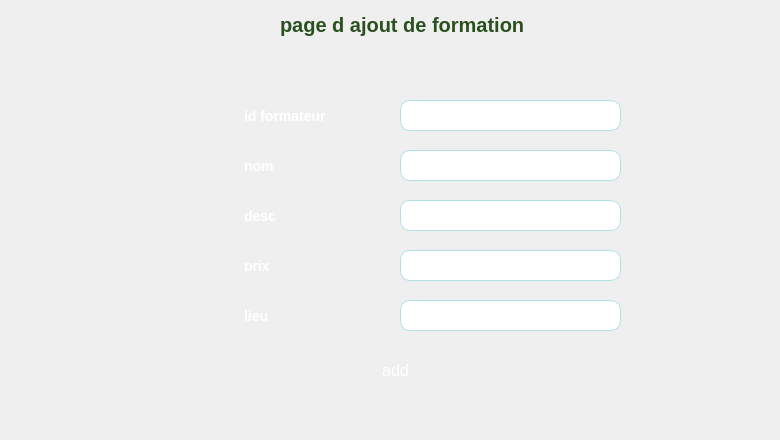
      <widget class="QWidget" name="page_6">
       <widget class="QWidget" name="widget_2" native="true">
        <property name="geometry">
         <rect>
          <x>10</x>
          <y>60</y>
          <width>761</width>
          <height>371</height>
         </rect>
        </property>
        <property name="maximumSize">
         <size>
          <width>16777213</width>
          <height>167772</height>
         </size>
        </property>
        <property name="styleSheet">
         <string notr="true">QWidget
{
    background: qlineargradient(x1:0, y1:0, x2:1, y2:0,
                                stop:0 #87CEEB,  /* Couleur de départ : bleu ciel clair */
                                stop:1 #B0E0E6); /* Couleur de fin : bleu poudre */
    border-radius: 40px;
}
</string>
        </property>
        <widget class="QLineEdit" name="id">
         <property name="geometry">
          <rect>
           <x>390</x>
           <y>40</y>
           <width>221</width>
           <height>31</height>
          </rect>
         </property>
         <property name="styleSheet">
          <string notr="true">QLineEdit
{
    background-color: #FFFFFF; /* Fond blanc */
    border: 1px solid #B0E0E6; /* Bordure bleu poudre */
    border-radius: 10px; /* Bordures arrondies */
    padding: 5px; /* Espacement interne autour du texte */
    color: #000000; /* Couleur du texte noir */
    font-size: 14px; /* Taille du texte */
    box-shadow: 0 0 5px #87CEEB; /* Ombre douce bleu ciel */
}
</string>
         </property>
        </widget>
        <widget class="QLineEdit" name="nom1">
         <property name="geometry">
          <rect>
           <x>390</x>
           <y>90</y>
           <width>221</width>
           <height>31</height>
          </rect>
         </property>
         <property name="styleSheet">
          <string notr="true">QLineEdit
{
    background-color: #FFFFFF; /* Fond blanc */
    border: 1px solid #B0E0E6; /* Bordure bleu poudre */
    border-radius: 10px; /* Bordures arrondies */
    padding: 5px; /* Espacement interne autour du texte */
    color: #000000; /* Couleur du texte noir */
    font-size: 14px; /* Taille du texte */
    box-shadow: 0 0 5px #87CEEB; /* Ombre douce bleu ciel */
}
</string>
         </property>
        </widget>
        <widget class="QLineEdit" name="desc1">
         <property name="geometry">
          <rect>
           <x>390</x>
           <y>140</y>
           <width>221</width>
           <height>31</height>
          </rect>
         </property>
         <property name="styleSheet">
          <string notr="true">QLineEdit
{
    background-color: #FFFFFF; /* Fond blanc */
    border: 1px solid #B0E0E6; /* Bordure bleu poudre */
    border-radius: 10px; /* Bordures arrondies */
    padding: 5px; /* Espacement interne autour du texte */
    color: #000000; /* Couleur du texte noir */
    font-size: 14px; /* Taille du texte */
    box-shadow: 0 0 5px #87CEEB; /* Ombre douce bleu ciel */
}
</string>
         </property>
        </widget>
        <widget class="QLineEdit" name="prix1">
         <property name="geometry">
          <rect>
           <x>390</x>
           <y>190</y>
           <width>221</width>
           <height>31</height>
          </rect>
         </property>
         <property name="styleSheet">
          <string notr="true">QLineEdit
{
    background-color: #FFFFFF; /* Fond blanc */
    border: 1px solid #B0E0E6; /* Bordure bleu poudre */
    border-radius: 10px; /* Bordures arrondies */
    padding: 5px; /* Espacement interne autour du texte */
    color: #000000; /* Couleur du texte noir */
    font-size: 14px; /* Taille du texte */
    box-shadow: 0 0 5px #87CEEB; /* Ombre douce bleu ciel */
}
</string>
         </property>
        </widget>
        <widget class="QLineEdit" name="lieu1">
         <property name="geometry">
          <rect>
           <x>390</x>
           <y>240</y>
           <width>221</width>
           <height>31</height>
          </rect>
         </property>
         <property name="styleSheet">
          <string notr="true">QLineEdit
{
    background-color: #FFFFFF; /* Fond blanc */
    border: 1px solid #B0E0E6; /* Bordure bleu poudre */
    border-radius: 10px; /* Bordures arrondies */
    padding: 5px; /* Espacement interne autour du texte */
    color: #000000; /* Couleur du texte noir */
    font-size: 14px; /* Taille du texte */
    box-shadow: 0 0 5px #87CEEB; /* Ombre douce bleu ciel */
}
</string>
         </property>
        </widget>
        <widget class="QPushButton" name="add_2">
         <property name="geometry">
          <rect>
           <x>300</x>
           <y>290</y>
           <width>171</width>
           <height>41</height>
          </rect>
         </property>
         <property name="styleSheet">
          <string notr="true">QPushButton
{
    background-color: qlineargradient(spread:pad, x1:0, y1:0, x2:1, y2:1, 
                                      stop:0 #4682B4, stop:1 #87CEEB); /* Dégradé de bleu acier à bleu ciel */
    border: none; /* Suppression de la bordure pour un look épuré */
    border-radius: 15px; /* Bordures arrondies pour un design moderne */
    font-size: 16px; /* Taille de police pour une meilleure lisibilité */
    color: white; /* Texte en blanc pour un bon contraste */
    padding: 12px 24px; /* Espacement interne pour un bouton plus grand et plus confortable */
    box-shadow: 0 5px 15px rgba(0, 0, 128, 0.3); /* Ombre bleue subtile pour un effet 3D léger */
    transition: background-color 0.3s, transform 0.3s; /* Transition pour les effets de survol et de clic */
}

QPushButton:hover
{
    background-color: qlineargradient(spread:pad, x1:0, y1:0, x2:1, y2:1, 
                                      stop:0 #5A9BD5, stop:1 #B0E0E6); /* Dégradé plus clair au survol */
    transform: scale(1.05); /* Légère augmentation de la taille au survol pour un effet interactif */
}

QPushButton:pressed
{
    background-color: qlineargradient(spread:pad, x1:0, y1:0, x2:1, y2:1, 
                                      stop:0 #1E90FF, stop:1 #4682B4); /* Dégradé plus foncé lors du clic */
    transform: scale(0.98); /* Légère réduction de la taille lors du clic pour un effet de pression */
}
</string>
         </property>
         <property name="text">
          <string>add</string>
         </property>
        </widget>
        <widget class="QLabel" name="label_7">
         <property name="geometry">
          <rect>
           <x>220</x>
           <y>40</y>
           <width>111</width>
           <height>31</height>
          </rect>
         </property>
         <property name="styleSheet">
          <string notr="true">QLabel
{
    background: qlineargradient(x1:0, y1:0, x2:1, y2:0,
                                stop:0 #87CEEB,  /* Bleu ciel clair */
                                stop:1 #B0E0E6); /* Bleu poudre */
    border-radius: 15px; /* Bordures arrondies */
    padding: 10px; /* Espacement interne pour le texte */
    color: #FFFFFF; /* Couleur du texte blanc */
    font-weight: bold; /* Texte en gras */
    font-size: 14px; /* Taille du texte */
}
</string>
         </property>
         <property name="text">
          <string>id formateur</string>
         </property>
        </widget>
        <widget class="QLabel" name="label_8">
         <property name="geometry">
          <rect>
           <x>220</x>
           <y>90</y>
           <width>111</width>
           <height>31</height>
          </rect>
         </property>
         <property name="styleSheet">
          <string notr="true">QLabel
{
    background: qlineargradient(x1:0, y1:0, x2:1, y2:0,
                                stop:0 #87CEEB,  /* Bleu ciel clair */
                                stop:1 #B0E0E6); /* Bleu poudre */
    border-radius: 15px; /* Bordures arrondies */
    padding: 10px; /* Espacement interne pour le texte */
    color: #FFFFFF; /* Couleur du texte blanc */
    font-weight: bold; /* Texte en gras */
    font-size: 14px; /* Taille du texte */
}
</string>
         </property>
         <property name="text">
          <string>nom</string>
         </property>
        </widget>
        <widget class="QLabel" name="label_9">
         <property name="geometry">
          <rect>
           <x>220</x>
           <y>140</y>
           <width>111</width>
           <height>31</height>
          </rect>
         </property>
         <property name="styleSheet">
          <string notr="true">QLabel
{
    background: qlineargradient(x1:0, y1:0, x2:1, y2:0,
                                stop:0 #87CEEB,  /* Bleu ciel clair */
                                stop:1 #B0E0E6); /* Bleu poudre */
    border-radius: 15px; /* Bordures arrondies */
    padding: 10px; /* Espacement interne pour le texte */
    color: #FFFFFF; /* Couleur du texte blanc */
    font-weight: bold; /* Texte en gras */
    font-size: 14px; /* Taille du texte */
}
</string>
         </property>
         <property name="text">
          <string>desc</string>
         </property>
        </widget>
        <widget class="QLabel" name="label_11">
         <property name="geometry">
          <rect>
           <x>220</x>
           <y>190</y>
           <width>111</width>
           <height>31</height>
          </rect>
         </property>
         <property name="styleSheet">
          <string notr="true">QLabel
{
    background: qlineargradient(x1:0, y1:0, x2:1, y2:0,
                                stop:0 #87CEEB,  /* Bleu ciel clair */
                                stop:1 #B0E0E6); /* Bleu poudre */
    border-radius: 15px; /* Bordures arrondies */
    padding: 10px; /* Espacement interne pour le texte */
    color: #FFFFFF; /* Couleur du texte blanc */
    font-weight: bold; /* Texte en gras */
    font-size: 14px; /* Taille du texte */
}
</string>
         </property>
         <property name="text">
          <string>prix</string>
         </property>
        </widget>
        <widget class="QLabel" name="label_12">
         <property name="geometry">
          <rect>
           <x>220</x>
           <y>240</y>
           <width>111</width>
           <height>31</height>
          </rect>
         </property>
         <property name="styleSheet">
          <string notr="true">QLabel
{
    background: qlineargradient(x1:0, y1:0, x2:1, y2:0,
                                stop:0 #87CEEB,  /* Bleu ciel clair */
                                stop:1 #B0E0E6); /* Bleu poudre */
    border-radius: 15px; /* Bordures arrondies */
    padding: 10px; /* Espacement interne pour le texte */
    color: #FFFFFF; /* Couleur du texte blanc */
    font-weight: bold; /* Texte en gras */
    font-size: 14px; /* Taille du texte */
}
</string>
         </property>
         <property name="text">
          <string>lieu</string>
         </property>
        </widget>
       </widget>
       <widget class="QLabel" name="label_37">
        <property name="geometry">
         <rect>
          <x>280</x>
          <y>9</y>
          <width>271</width>
          <height>31</height>
         </rect>
        </property>
        <property name="styleSheet">
         <string notr="true">color: #2A501F;
font-family: 'Athiti';
font-style: normal;
font-weight: 700;
font-size: 20px;
background-color: none;</string>
        </property>
        <property name="text">
         <string>page d ajout de formation </string>
        </property>
       </widget>
      </widget>
